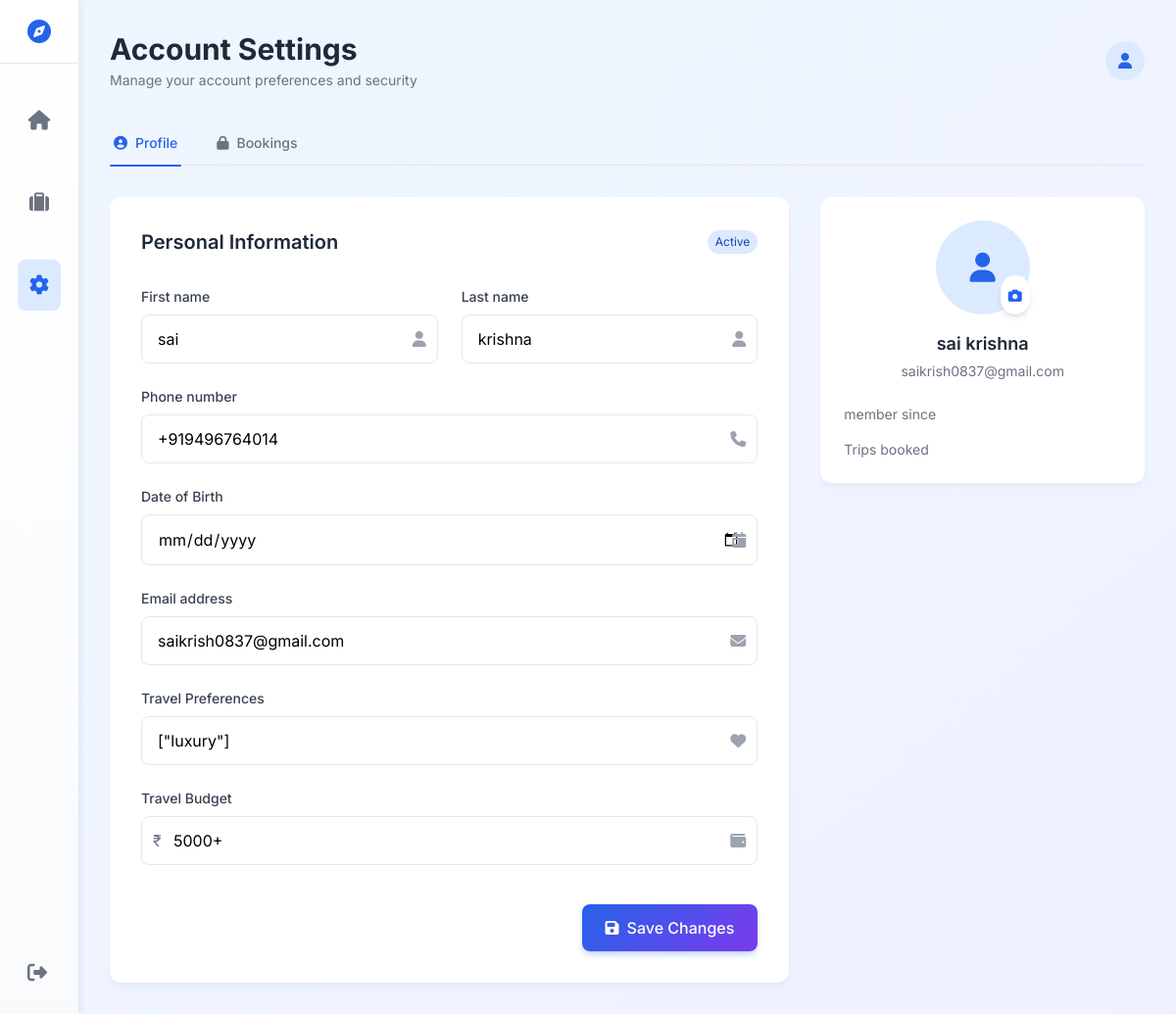
/profilesettings/ (signed in), run on the app's committed database.
### users/models.py (models this page shows)
class RegisteredUser(models.Model):
    first_name = models.CharField(max_length=100)
    last_name = models.CharField(max_length=100)
    phone = models.CharField(max_length=15)
    dob = models.DateField()
    email = models.EmailField(unique=True)
    password = models.CharField(max_length=255)
    preferences = models.JSONField(default=list)
    budget = models.CharField(max_length=50)

### users/views.py (the view)
# urls.py: path('profilesettings/', v.profile_settings, name='profile_settings'),
def profile_settings(request):
    user_id = request.session.get('user_id')
    if not user_id:
        return redirect('login')
    user = get_object_or_404(RegisteredUser, id=user_id)
    form = RegisteredUserForm(instance=user)
    if request.method == 'POST':
        form = RegisteredUserForm(request.POST, instance=user)
        if form.is_valid():
            form.save()
            return redirect('profile_settings')
    return render(request, 'users/settingsuser.html', {'form': form})

### users/forms.py
class RegisteredUserForm(forms.ModelForm):
    class Meta:
        model = RegisteredUser
        fields = ['first_name', 'last_name', 'phone', 'dob', 'email', 'preferences', 'budget']
        widgets = {
            'dob': forms.DateInput(attrs={'type': 'date'}),
            'preferences': forms.Textarea(attrs={'rows': 3}),
        }

### users/templates/users/settingsuser.html (shortened to what this page needs)
<!DOCTYPE html>
<html lang="en">
<head>
    <script src="https://cdn.tailwindcss.com"></script>
    <link rel="stylesheet" href="https://cdnjs.cloudflare.com/ajax/libs/font-awesome/6.4.0/css/all.min.css">
</head>
<body class="min-h-screen bg-gradient-to-br from-blue-50 to-indigo-50">
    <div class="flex">
        <div class="w-16 md:w-20 h-screen sticky top-0 flex flex-col z-10 sidebar">
            <div class="p-4 flex items-center justify-center border-b border-gray-200">
                <i class="fas fa-compass text-blue-600 text-2xl"></i>
            </div>
            <nav class="flex-1 flex flex-col items-center pt-8 space-y-8">
                <a href="{% url 'userprofile' %}" class="p-3 rounded-lg sidebar-icon text-gray-500 hover:text-blue-600" title="Dashboard">
                    <i class="fas fa-home text-xl"></i>
                </a>
                <a href="#" class="p-3 rounded-lg sidebar-icon text-gray-500 hover:text-blue-600" title="Trips">
                    <i class="fas fa-suitcase text-xl"></i>
                </a>
                <a href="#" class="p-3 rounded-lg sidebar-icon active-icon" title="Settings">
                    <i class="fas fa-cog text-xl"></i>
                </a>
            </nav>
            <div class="p-4 mt-auto">
                <a href="{% url 'userlogout' %}" class="p-3 rounded-lg sidebar-icon text-gray-500 hover:text-blue-600 block" title="Logout">
                    <i class="fas fa-sign-out-alt text-xl"></i>
                </a>
            </div>
        </div>
        <div class="flex-1 p-4 md:p-8">
            <div class="flex justify-between items-center mb-8">
                <div>
                    <h1 class="text-2xl md:text-3xl font-bold text-gray-800">Account Settings</h1>
                    <p class="text-sm text-gray-500 mt-1">Manage your account preferences and security</p>
                </div>
                <div class="flex items-center space-x-3">
                    <div class="w-10 h-10 rounded-full bg-blue-100 flex items-center justify-center">
                        <i class="fas fa-user text-blue-600"></i>
                    </div>
                </div>
            </div>
            <div class="mb-8">
                <nav class="flex space-x-8 border-b border-gray-200">
                    <button class="py-3 px-1 tab-active text-sm font-medium">
                        <i class="fas fa-user-circle mr-2"></i>Profile
                    </button>
                    <a href="{% url 'view_booked' %}" class="py-3 px-1 text-gray-500 hover:text-blue-600 text-sm font-medium flex items-center">
                     <i class="fas fa-lock mr-2"></i>Bookings
                    </a>
                </nav>
            </div>
            <div class="grid grid-cols-1 lg:grid-cols-3 gap-8">
                <div class="lg:col-span-2">
                    <div class="settings-card p-8">
                        <div class="flex items-center justify-between mb-8">
                            <h2 class="text-xl font-semibold text-gray-800">Personal Information</h2>
                            <span class="text-xs bg-blue-100 text-blue-800 px-2 py-1 rounded-full">Active</span>
                        </div>
                        <form method="post" class="space-y-6">
                            <div class="grid grid-cols-1 md:grid-cols-2 gap-6">
                                <div>
                                    <label class="block text-sm font-medium text-gray-700 mb-2">First name</label>
                                    <div class="relative">
                                        <input type="text" name="first_name" value="{{ form.first_name.value }}"
                                            class="w-full px-4 py-3 input-field rounded-lg focus:outline-none"
                                            placeholder="Enter your first name" />
                                        <div class="absolute inset-y-0 right-0 flex items-center pr-3 pointer-events-none">
                                        </div>
                                    </div>
                                </div>
                                <div>
                                    <label class="block text-sm font-medium text-gray-700 mb-2">Last name</label>
                                    <div class="relative">
                                        <input type="text" name="last_name" value="{{ form.last_name.value }}"
                                            class="w-full px-4 py-3 input-field rounded-lg focus:outline-none"
                                            placeholder="Enter your last name" />
                                        <div class="absolute inset-y-0 right-0 flex items-center pr-3 pointer-events-none">
                                        </div>
                                    </div>
                                </div>
                            </div>
                            <div>
                                <label class="block text-sm font-medium text-gray-700 mb-2">Phone number</label>
                                <div class="relative">
                                    <input type="text" name="phone" value="{{ form.phone.value }}"
                                        class="w-full px-4 py-3 input-field rounded-lg focus:outline-none"
                                        placeholder="+91 9876543210" />
                                    <div class="absolute inset-y-0 right-0 flex items-center pr-3 pointer-events-none">
                                    </div>
                                </div>
                            </div>
                            <div>
                                <label class="block text-sm font-medium text-gray-700 mb-2">Date of Birth</label>
                                <div class="relative">
                                    <input type="date" name="dob" value="{{ form.dob.value }}"
                                        class="w-full px-4 py-3 input-field rounded-lg focus:outline-none" />
                                    <div class="absolute inset-y-0 right-0 flex items-center pr-3 pointer-events-none">
                                    </div>
                                </div>
                            </div>
                            <div>
                                <label class="block text-sm font-medium text-gray-700 mb-2">Email address</label>
                                <div class="relative">
                                    <input type="email" name="email" value="{{ form.email.value }}"
                                        class="w-full px-4 py-3 input-field rounded-lg focus:outline-none"
                                        placeholder="your@email.com" />
                                    <div class="absolute inset-y-0 right-0 flex items-center pr-3 pointer-events-none">
                                    </div>
                                </div>
                            </div>
                            <div>
                                <label class="block text-sm font-medium text-gray-700 mb-2">Travel Preferences</label>
                                <div class="relative">
                                    <input type="text" name="preferences" value="{{ form.preferences.value }}"
                                        class="w-full px-4 py-3 input-field rounded-lg focus:outline-none"
                                        placeholder="Adventure, Luxury, Family, etc." />
                                    <div class="absolute inset-y-0 right-0 flex items-center pr-3 pointer-events-none">
                                    </div>
                                </div>
                            </div>
                            <div>
                                <label class="block text-sm font-medium text-gray-700 mb-2">Travel Budget</label>
                                <div class="relative">
                                    <div class="absolute inset-y-0 left-0 flex items-center pl-3 pointer-events-none">
                                        <span class="text-gray-500">₹</span>
                                    </div>
                                    <input type="text" name="budget" value="{{ form.budget.value }}"
                                        class="w-full pl-8 px-4 py-3 input-field rounded-lg focus:outline-none"
                                        placeholder="Your typical travel budget" />
                                    <div class="absolute inset-y-0 right-0 flex items-center pr-3 pointer-events-none">
                                    </div>
                                </div>
                            </div>
                            <div class="pt-4 flex justify-end">
                                <button type="submit" class="btn-primary text-white px-6 py-3 rounded-lg font-medium">
                                    <i class="fas fa-save mr-2"></i>Save Changes
                                </button>
                            </div>
                        </form>
                    </div>
                </div>
                <div class="lg:col-span-1">
                    <div class="settings-card p-6">
                        <div class="flex flex-col items-center">
                            <div class="relative mb-4">
                                <div class="w-24 h-24 rounded-full bg-blue-100 flex items-center justify-center">
                                    <i class="fas fa-user text-blue-600 text-3xl"></i>
                                </div>
                                <button class="absolute bottom-0 right-0 bg-white p-2 rounded-full shadow-md hover:bg-blue-50">
                                    <i class="fas fa-camera text-blue-600 text-sm"></i>
                                </button>
                            </div>
                            <h3 class="text-lg font-semibold text-gray-800">{{ form.first_name.value }} {{ form.last_name.value }}</h3>
                            <p class="text-sm text-gray-500 mt-1">{{ form.email.value }}</p>
                            <div class="w-full mt-6 space-y-4">
                                <div class="flex items-center justify-between">
                                    <span class="text-sm text-gray-500">member since</span>
                                </div>
                                <div class="flex items-center justify-between">
                                    <span class="text-sm text-gray-500">Trips booked</span>
                                </div>
                            </div>
                        </div>
                    </div>
                </div>
            </div>
        </div>
    </div>
</body>
</html>

### users/templates/users/settingsuser.html (style rules this page uses)
:root { --primary: #2563eb; --primary-light: #3b82f6; --primary-lighter: #93c5fd; --primary-lightest: #dbeafe; --secondary: #7c3aed; --accent: #f59e0b; }
body { font-family: 'Inter', sans-serif; background-color: #f8fafc; }
.sidebar { background: linear-gradient(180deg, #ffffff 0%, #f8fafc 100%); box-shadow: 4px 0 6px -1px rgba(0, 0, 0, 0.05); }
.settings-card { background: white; border-radius: 12px; box-shadow: 0 4px 6px -1px rgba(0, 0, 0, 0.05); transition: all 0.3s cubic-bezier(0.4, 0, 0.2, 1); }
.tab-active { position: relative; color: var(--primary); font-weight: 500; }
.tab-active::after { content: ''; position: absolute; bottom: -2px; left: 0; right: 0; height: 2px; background: var(--primary); border-radius: 2px; animation: slideIn 0.3s ease-out; }
.input-field { transition: all 0.2s ease; border: 1px solid #e2e8f0; }
.btn-primary { background: linear-gradient(135deg, var(--primary) 0%, var(--secondary) 100%); transition: all 0.3s ease; box-shadow: 0 4px 6px -1px rgba(37, 99, 235, 0.3); }
.sidebar-icon { transition: all 0.2s ease; }
.active-icon { color: var(--primary); background-color: var(--primary-lightest); }

### data on the page
RegisteredUser: first_name "sai", last_name "krishna", phone "+919496764014", email "saikrish0837@gmail.com", budget "5000+", first_name.value "sai", last_name.value "krishna", email.value "saikrish0837@gmail.com"
